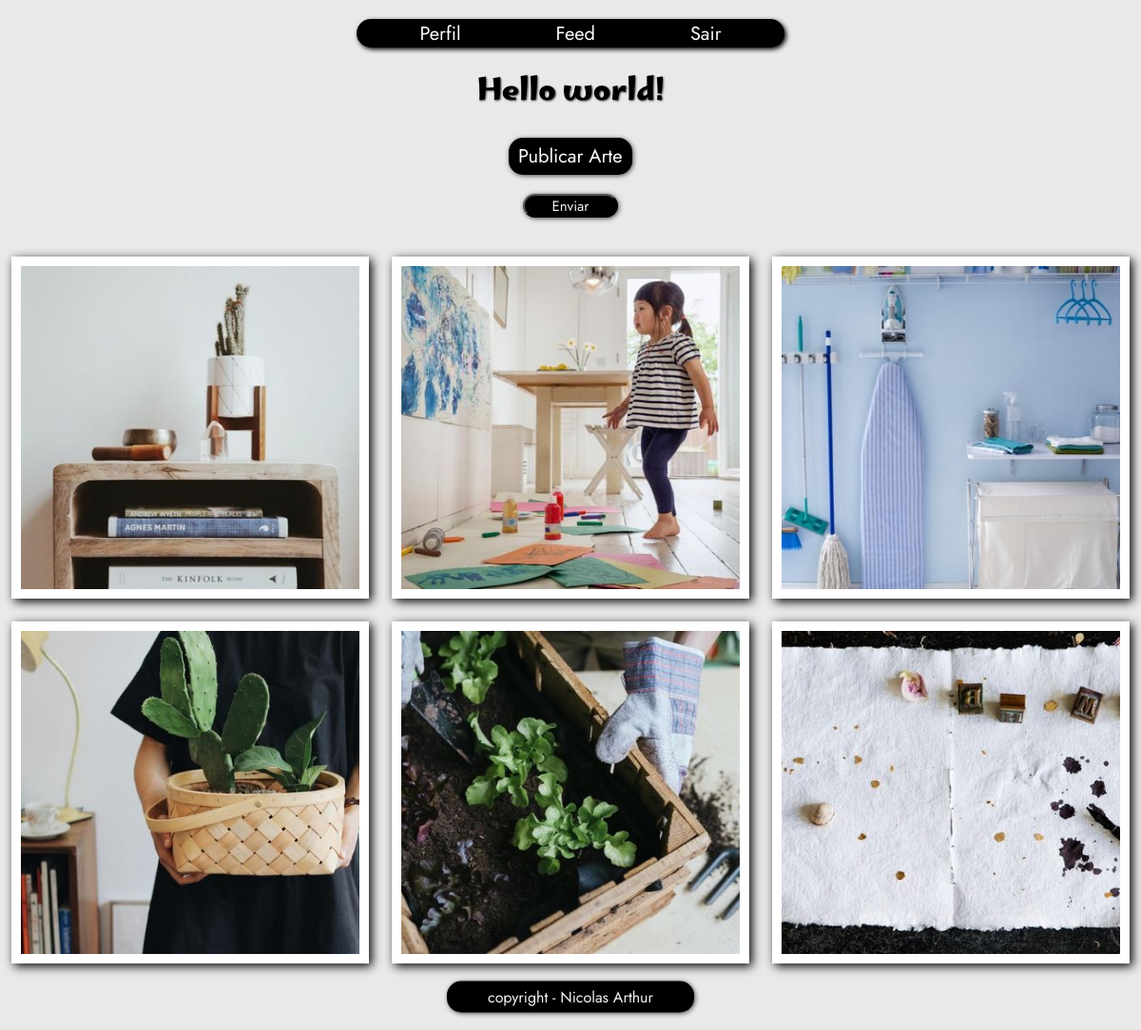
Before: /perfil/nico (signed in) with the older database file.
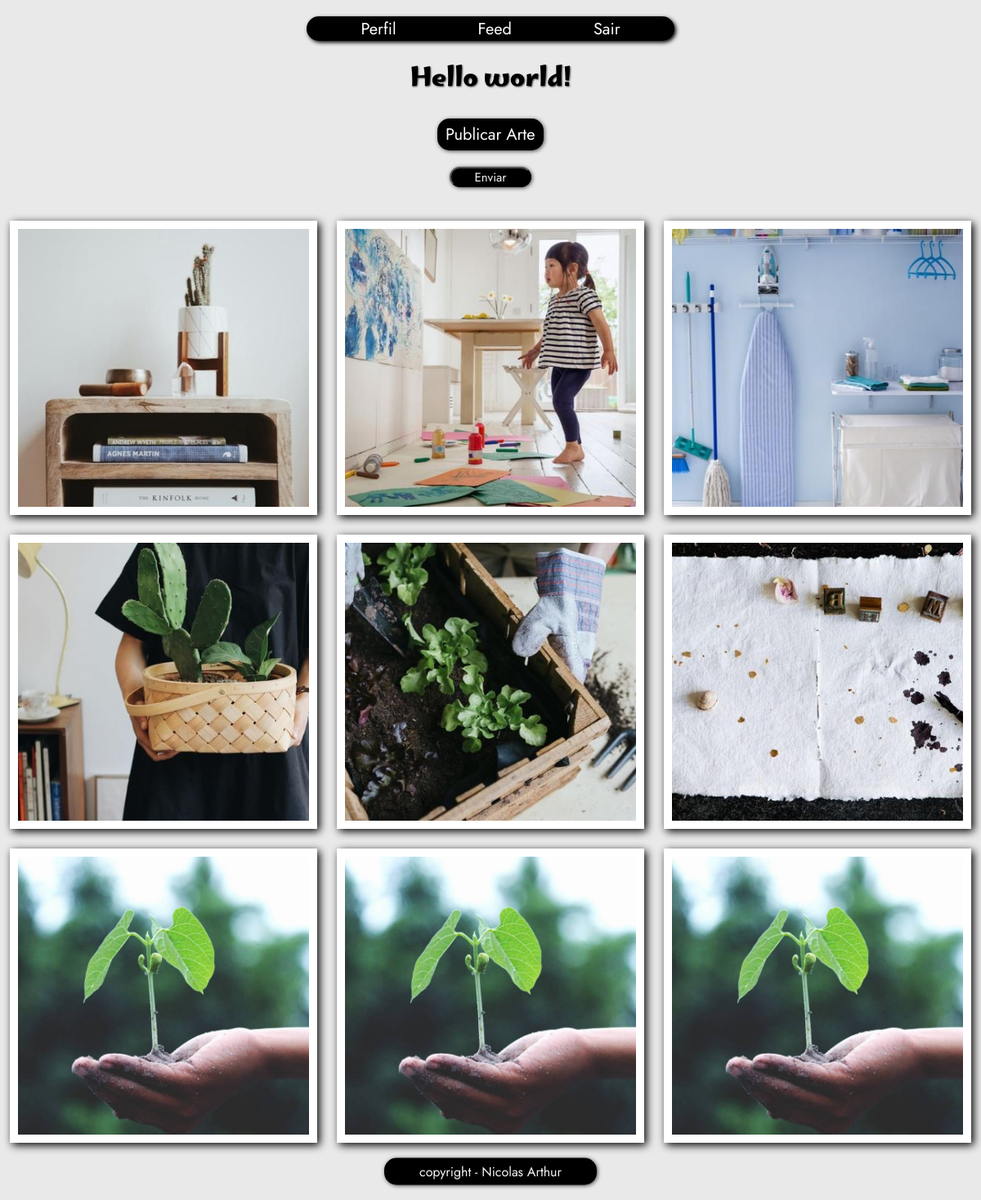
After: the same page with the newer database file.
### scripts/models.py (models this page shows)
class Post(database.Model):
    id = database.Column(database.Integer, primary_key=True)
    imagem = database.Column(database.String, default='default.png')
    data_criacao = database.Column(database.DateTime, nullable=False, default=datetime.utcnow())
    id_usuario = database.Column(database.Integer, database.ForeignKey('usuario.id'), nullable=False)

### scripts/routes.py (the view, shortened to what this page needs)
@app.route('/perfil/<usuarioX>', methods=['GET', 'POST'])
@login_required
def page_perfil(usuarioX):
    form_post = FormPost()
    if usuarioX == current_user.user_name:
        return render_template('perfil.html', usuario=current_user, formPy=form_post)
    else:
        User = Usuario.query.filter_by(user_name=usuarioX).first()
        if User:
            return render_template('perfil.html', usuario=User, formPy = None)
        else:
            return redirect(url_for('sair'))

### scripts/forms.py
class FormPost(FlaskForm):
    imagem = FileField('Adicionar imagem', validators=[DataRequired()])
    botao_submit = SubmitField('Enviar')

### scripts/models.py (called while the page is built)
@login_gerenciador.user_loader
def load_user(id_user):
    return Usuario.query.get(int(id_user))

### scripts/templates/perfil.html (shortened to what this page needs)
<!DOCTYPE html>
<html lang="pt-br">
<head>
    <link rel="stylesheet" href="{{ url_for('static', filename='css/perfil.css') }}">
</head>
<body>
    <nav>
        <div>
            <a href="{{ url_for('page_perfil', usuarioX=current_user.user_name) }}">Perfil</a>
            <a href="{{ url_for('timeline') }}">Feed</a>
            <a href="{{ url_for('sair') }}">Sair</a>
        </div>
    </nav>
    <main>
        <h1>Hello world!</h1>
        {% if formPy %}
        <div>
            <form method="post" enctype="multipart/form-data">
                <label for="selecionar_arquivo" id="inserir_post" class="form_post">
                    Publicar Arte
                </label>
                <div>
                    {{ formPy.botao_submit(id="enviar_arquivo", class="form_post") }}
                </div>
            </form>
        </div>
        {% endif %}
    </main>
    <div class="painel_fotos">
        {% for post in usuario.posts %}
            <div class="foto">
                <img src="{{ url_for('static', filename='img_posts/{}'.format(post.imagem)) }}">
            </div>
        {% endfor %}
    </div>
    <footer>
        <div>
            <p>copyright - <a href="https://github.com/NicoArth-17" target="_blank">Nicolas Arthur</a></p>
        </div>
    </footer>
</body>
</html>

### scripts/static/css/perfil.css (style rules this page uses)
* { margin: 0px; padding: 0px; }
:root { --font_titulo: 'dancing', 'marhey', 'jost', 'Courier New', Courier, monospace; --font_secundaria: 'marhey', 'jost', 'Courier New', Courier, monospace; --font_formal: 'jost', 'Courier New', Courier, monospace; --cor_calango: rgb(145, 255, 0); --cor_fundo: #e9e9e9; }
body { text-align: center; overflow-x: hidden; background-color: var(--cor_fundo); }
nav { display: block; background-color: black; border-radius: 20px; width: 450px; height: 30px; margin: 20px auto; position: relative; box-shadow: 2px 2px 5px black; font-family: var(--font_formal); }
nav > div { position: absolute; top: 50%; left: 50%; transform: translate(-50%, -50%); display: flex; }
nav > div > a { margin: 0px 50px 0px 50px; text-decoration: none; color: white; font-size: 20px; }
main { height: 200px; }
main > h1 { margin: 15px 0px; font-family: var(--font_secundaria); text-shadow: 1px 1px 2px rgba(0, 0, 0, 0.699); }
main > div > form { height: 110px; margin: 20px 0px; }
main > div > form > .form_post { display: flex; }
main > div > form > label#inserir_post { margin-top: 100px; padding: 5px 10px; border-radius: 15px; box-shadow: 1px 1px 5px rgba(0, 0, 0, 0.700); background-color: black; color: #fff; font-size: 16px; cursor: pointer; width: 110px; margin: 10px auto; font-size: 20px; font-family: var(--font_formal); }
main > div > form > div > #enviar_arquivo { font-family: var(--font_formal); margin: 10px auto; font-size: 15px; background-color: black; color: whitesmoke; width: 100px; height: 25px; cursor: pointer; border-radius: 15px; box-shadow: 1px 1px 5px rgba(0, 0, 0, 0.700); }
div.painel_fotos { display: flex; flex-wrap: wrap; justify-content: space-evenly; gap: 2vw; padding: 0 1vw; }
div > div.foto { width: 340px; height: 340px; border: 10px solid white; box-shadow: 3px 3px 10px black; flex-grow: 1; }
div > div > img { width: 100%; height: 100%; object-fit: cover; }
footer { font-family: var(--font_formal); height: 70px; }
footer > div { width: 100%; height: 100%; position: relative; }
footer > div > p { position: absolute; top: 50%; left: 50%; transform: translate(-50%, -50%); background-color: black; color: whitesmoke; width: 250px; padding: 5px 5px; border-radius: 15px; box-shadow: 1px 1px 5px rgba(0, 0, 0, 0.700); }
footer > div > p > a { text-decoration: none; color: whitesmoke; }

Changed rows visible on the page:
added Post: imagem (picture)
added Post: imagem (picture)
added Post: imagem (picture)
